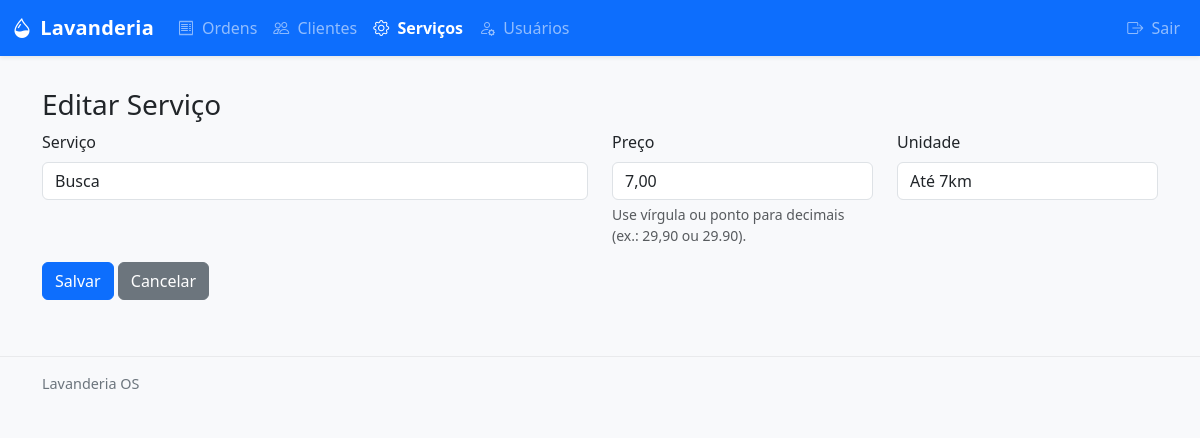
The page /services/2/edit (signed in) on the database its author committed.
### app/models.py (models this page shows)
class Service(db.Model):
    id = db.Column(db.Integer, primary_key=True)
    name = db.Column(db.String(120), nullable=False)
    price = db.Column(db.Float, nullable=False)
    unit = db.Column(db.String(20), default="peca")  # peca, kg, etc.
    created_at = db.Column(db.DateTime, default=datetime.utcnow)

### app/services.py (the view, shortened to what this page needs)
@services_bp.route("/<int:service_id>/edit", methods=["GET", "POST"])
@login_required
def edit_service(service_id):
    service = Service.query.get_or_404(service_id)
    form = ServiceForm(obj=service)
    if request.method == "GET":
        form.price.data = f"{service.price:.2f}".replace('.', ',')
    return render_template("services/form.html", form=form, action="Editar")

### app/forms.py
class ServiceForm(FlaskForm):
    name = StringField("Serviço", validators=[DataRequired()])
    price = StringField("Preço", validators=[DataRequired()])
    unit = StringField("Unidade", default="peca")
    submit = SubmitField("Salvar")

### app/models.py (called while the page is built)
@login_manager.user_loader
def load_user(user_id):
    return User.query.get(int(user_id))

### app/templates/services/form.html (shortened to what this page needs)
{% extends 'base.html' %}
{% block content %}
<h3>{{ action }} Serviço</h3>
<form method="post" novalidate>
  <div class="row">
    <div class="col-md-6 mb-3">
      {{ form.name.label(class_='form-label') }}
      {{ form.name(class_='form-control' + (' is-invalid' if form.name.errors else '')) }}
    </div>
    <div class="col-md-3 mb-3">
      {{ form.price.label(class_='form-label') }}
      {{ form.price(type='text', class_='form-control' + (' is-invalid' if form.price.errors else ''), step='0.01', inputmode='decimal', id='price') }}
      <div class="form-text">Use vírgula ou ponto para decimais (ex.: 29,90 ou 29.90).</div>
    </div>
    <div class="col-md-3 mb-3">
      {{ form.unit.label(class_='form-label') }}
      {{ form.unit(class_='form-control' + (' is-invalid' if form.unit.errors else '')) }}
    </div>
  </div>
  <button class="btn btn-primary">Salvar</button>
  <a class="btn btn-secondary" href="{{ url_for('services.list_services') }}">Cancelar</a>
</form>
{% endblock %}

### app/static/css/styles.css (style rules this page uses)
body { padding-bottom: 40px; }
body { background-color: #f8f9fb; }
label.form-label { font-weight: 500; }

### app/templates/base.html (style rules this page uses)
body { padding-top: 64px; }

### rows shown on the page
Service: name "Busca", price "7,00", unit "Até 7km"

### other values the page prints
{{ action }} "Editar"
